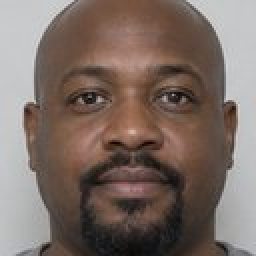
#> input picture benchmarks/synthetic_people/assets/gallery/18.jpg, 128 x 128 px, found by its file name (shown 2 times larger)
$ python contour_detect.py   (older library calls are emulated)
#> lines starting #> are read from the running program, lines starting #| are printed output that depends on the picture; after the words box and inside, x2 and y2 are one past the last pixel; in counts of white or black regions, pixels touching at a corner belong together
from __future__ import print_function
import cv2
import PIL.Image
import numpy as np
import scipy.stats
import sys
import itertools
from .line_intersection import *
np.set_printoptions(suppress=True, precision=2)

def scaleImageIfNeeded(img, max_width=1024, max_height=1024):
  """Scale image down to max_width / max_height keeping aspect ratio if needed. Do nothing otherwise."""
  # Input and Output is a numpy array
  img = PIL.Image.fromarray(img)
  img_width, img_height = img.size
  # print("Image size %dx%d" % (img_width, img_height))
  aspect_ratio = min(float(max_width)/img_width, float(max_height)/img_height)
  if aspect_ratio < 1.0:
    new_width, new_height = ((np.array(img.size) * aspect_ratio)).astype(int)
    # print(" Resizing to %dx%d" % (new_width, new_height))
    return np.array(img.resize((new_width,new_height)))
  return np.array(img)

def getAngle(a,b,c):
  # Get angle given 3 side lengths, in degrees
  k = (a*a+b*b-c*c) / (2*a*b)
  # Handle floating point errors
  if (k < -1):
    k=-1
  elif k > 1:
    k=1
  return np.arccos(k) * 180.0 / np.pi

# [86 lines left out: functions angleCloseDeg, getSegmentThetaRho, getTwoLineSegmentIntersection, chooseRandomGoodQuad, chooseRandomQuad, getSegmentTheta, not called in this run]

def is_square(cnt, eps=3.0, xratio_thresh = 0.5):
  # 4x2 array, rows are each point, columns are x and y
  center = cnt.sum(axis=0)/4

  # Side lengths of rectangular contour
  dd0 = np.sqrt(((cnt[0,:] - cnt[1,:])**2).sum())
  dd1 = np.sqrt(((cnt[1,:] - cnt[2,:])**2).sum())
  dd2 = np.sqrt(((cnt[2,:] - cnt[3,:])**2).sum())
  dd3 = np.sqrt(((cnt[3,:] - cnt[0,:])**2).sum())

  # diagonal ratio
  xa = np.sqrt(((cnt[0,:] - cnt[2,:])**2).sum())
  xb = np.sqrt(((cnt[1,:] - cnt[3,:])**2).sum())
  xratio = xa/xb if xa < xb else xb/xa

  # Check whether all points part of convex hull
  # ie. not this http://i.stack.imgur.com/I6yJY.png
  # all corner angles, angles are less than 180 deg, so not necessarily internal angles
  ta = getAngle(dd3, dd0, xb)
  tb = getAngle(dd0, dd1, xa)
  tc = getAngle(dd1, dd2, xb)
  td = getAngle(dd2, dd3, xa)
  angle_sum = np.round(ta+tb+tc+td)

  is_convex = angle_sum == 360

  angles = np.array([ta,tb,tc,td])
  good_angles = np.all((angles > 40) & (angles < 140))


  # side ratios
  dda = dd0 / dd1
  if dda < 1:
    dda = 1. / dda
  ddb = dd1 / dd2
  if ddb < 1:
    ddb = 1. / ddb
  ddc = dd2 / dd3
  if ddc < 1:
    ddc = 1. / ddc
  ddd = dd3 / dd0
  if ddd < 1:
    ddd = 1. / ddd
  side_ratios = np.array([dda,ddb,ddc,ddd])
  good_side_ratios = np.all(side_ratios < eps)

  # Return whether side ratios within certain ratio < epsilon
  return (
    # abs(1.0 - dda) < eps and
    # abs(1.0 - ddb) < eps and
    # xratio > xratio_thresh and
    # good_side_ratios and
    # is_convex and
    good_angles)

# [54 lines left out: functions minimum_distance2, getMinLineAngleDistance, getBestCorners, not called in this run]

def simplifyContours(contours):
  contours = list(contours)  # Ensure it's a list so we can modify it
  for i in range(len(contours)):
    # Approximate contour and update in place
    contours[i] = cv2.approxPolyDP(contours[i],0.04*cv2.arcLength(contours[i],True),True)
  return contours

def pruneContours(contours):
  new_contours = []
  for i in range(len(contours)):
    cnt = contours[i]
    # Only contours that fill an area of at least 8x8 pixels
    if cv2.contourArea(cnt) < 8*8:
      continue
    # Only rectangular contours allowed
    if len(cnt) != 4:
      continue

    if not is_square(cnt):
      continue

    new_contours.append(cnt)
  new_contours = np.array(new_contours)
  if len(new_contours) == 0:
    return new_contours, None

  norm_contours = new_contours[:,:,0,:] - new_contours[:,[0],0,:]
  median_contour = np.median(norm_contours, axis=0).astype(int)
  diff = np.sqrt(np.sum((norm_contours - median_contour)**2,axis=2))

  new_contours = new_contours[np.all(diff < 60, axis=1)]

  return np.array(new_contours), median_contour

# [10 lines left out: function getSquareSides, not called in this run]


from time import time
# [46 lines left out: functions calculateMask, getContourThetas, not called in this run]

def getEstimatedChessboardMask(img, edges, iters=10):
  # Morphological Gradient to get internal squares of canny edges.
  kernel = cv2.getStructuringElement(cv2.MORPH_ELLIPSE,(3,3))
  edges_gradient = cv2.morphologyEx(edges, cv2.MORPH_GRADIENT, kernel)

  contours, hierarchy = cv2.findContours(edges_gradient, cv2.RETR_CCOMP, cv2.CHAIN_APPROX_SIMPLE)
  # Approximate polygons of contours
  contours = simplifyContours(contours)

  if len(contours) == 0:
    return np.ones(img.shape[:2], dtype=float), None, None, None

  # Prune contours to rectangular ones
  contours, median_contour = pruneContours(contours)

  if len(contours) == 0 or median_contour is None:
    return np.ones(img.shape[:2], dtype=float), None, None, None

  thetas = getContourThetas(contours)

  top_two_angles = calculateKDE(thetas)

  mask = calculateMask(edges_gradient.shape, contours, iters)

  min_area_rect = getMinAreaRect(mask)

  return mask, top_two_angles, min_area_rect, median_contour


# [241 lines left out: functions calculateKDE, getHoughLines, getSegmentTheta, parseHoughLines, getMinLineAngleDistance, getMinLineAngleDistanceDeg and 6 more, not called in this run]


def main(filenames):
  for filename in filenames:
    img = cv2.imread(filename)
#> img is the input picture: shape (128, 128, 3); mean B, G, R 101.2, 108.6, 124.3
    img = scaleImageIfNeeded(img, 600, 480)

    # Edges
    edges = cv2.Canny(img, 100, 550)
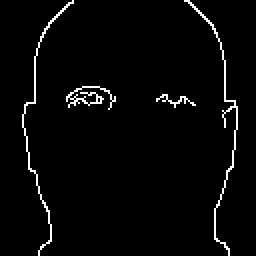
#> edges: shape (128, 128) (shown 2 times larger); 2.8% white in thin lines or dots, all inside (x1, y1, x2, y2) = (11, 0, 119, 128)
    mask, _, _, _ = getEstimatedChessboardMask(img, edges, iters=10)
#> in getEstimatedChessboardMask, `edges_gradient = cv2.morphologyEx(edges, cv2.MORPH_GRADIENT, kernel)`:
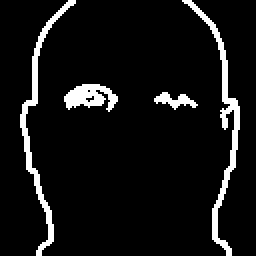
#> edges_gradient: shape (128, 128) (shown 2 times larger); 7.4% white; 4 white regions
#> in getEstimatedChessboardMask, `contours, hierarchy = cv2.findContours(edges_gradient, cv2.RETR_CCOMP,..`: contours = 6 contours, 2 with area under 20; largest, box (x1, y1, x2, y2) and area: (91, 0, 120, 128) 322, (10, 0, 38, 128) 292, (32, 42, 59, 56) 192, (77, 46, 99, 55) 68
#> the loop in simplifyContours, `for i in range(len(contours)):` made 6 passes
#> after the loop in simplifyContours, `for i in range(len(contours)):`: contours = 6 contours, 2 with area under 20; largest, box (x1, y1, x2, y2) and area: (32, 42, 59, 56) 158, (91, 0, 120, 128) 151, (10, 0, 38, 128) 127, (77, 46, 99, 55) 68
#> the loop in pruneContours, `for i in range(len(contours)):` made 6 passes
#> cnt on passes 3 to 4: [[46, 47], [47, 49], [44, 51], [42, 49]], [[43, 45], [44, 44], [45, 45], [44, 46]]
#> (cnt, center in is_square, dd0 in is_square, dd1 in is_square, dd2 in is_square, dd3 in is_square, xa in is_square, xb in is_square) on passes 5 to 6: ([[91, 0], [117, 55], [115, 127], [119, 53]], [[110.5, 58.75]], 60.84, 72.03, 74.11, 59.94, 129.2, 2.83), ([[37, 0], [10, 57], [18, 127], [12, 57]], [[19.25, 60.25]], 63.07, 70.46, 70.26, 62.24, 128.4, 2)
#> after the loop in pruneContours, `for i in range(len(contours)):`: new_contours = []
#> in pruneContours, `new_contours = np.array(new_contours)`: new_contours = empty array
#> mask: shape (128, 128) float64; every value is 1

    img_masked_full = cv2.bitwise_and(img,img,mask = (mask > 0.5).astype(np.uint8))
    img_masked = cv2.addWeighted(img,0.2,img_masked_full,0.8,0)
    edges_masked = cv2.bitwise_and(edges,edges,mask = (mask > 0.5).astype(np.uint8))

    cv2.imshow('img %s' % filename,img_masked)
    cv2.imshow('edges %s' % filename, edges_masked)
    cv2.imshow('mask %s' % filename, mask)


  cv2.waitKey(0)
  cv2.destroyAllWindows()

if __name__ == '__main__':
  if len(sys.argv) > 1:
    filenames = sys.argv[1:]
  else:
    # filenames = ['input/1.jpg']
    filenames = ['input2/18.jpg']
  print("Loading", filenames)
  main(filenames)

$ run again, with workspace/innate_agents/intro_memories/backrooms/1.jpg copied over benchmarks/synthetic_people/assets/gallery/18.jpg
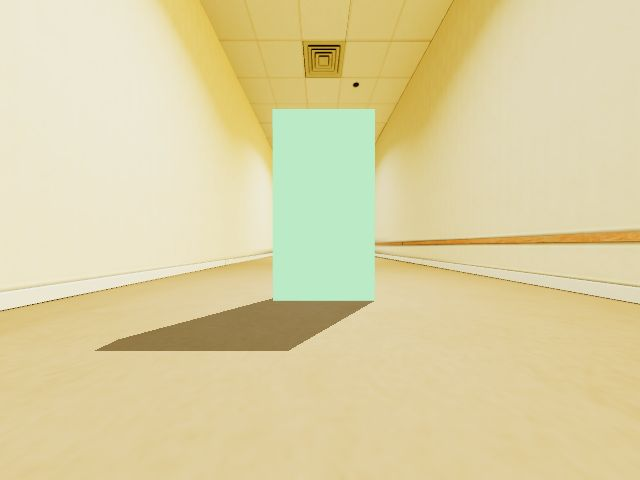
#> input picture workspace/innate_agents/intro_memories/backrooms/1.jpg, 640 x 480 px, found by its file name
#> in main, img is the input picture: shape (480, 640, 3); mean B, G, R 162.5, 209, 220.2
#> in main, `edges = cv2.Canny(img, 100, 550)`:
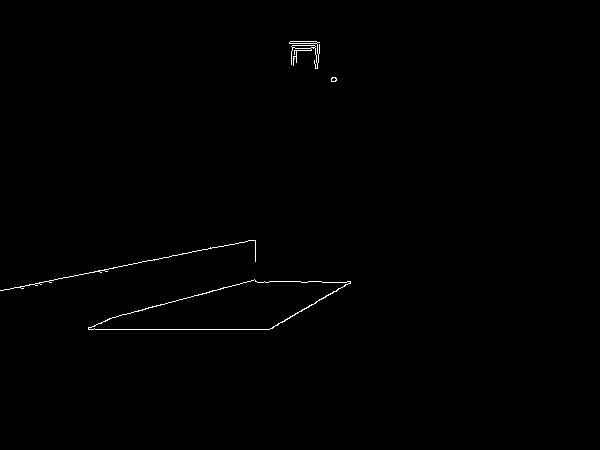
#> edges: shape (450, 600); 0.42% white in thin lines or dots, all inside (x1, y1, x2, y2) = (0, 41, 351, 330)
#> in getEstimatedChessboardMask, `edges_gradient = cv2.morphologyEx(edges, cv2.MORPH_GRADIENT, kernel)`:
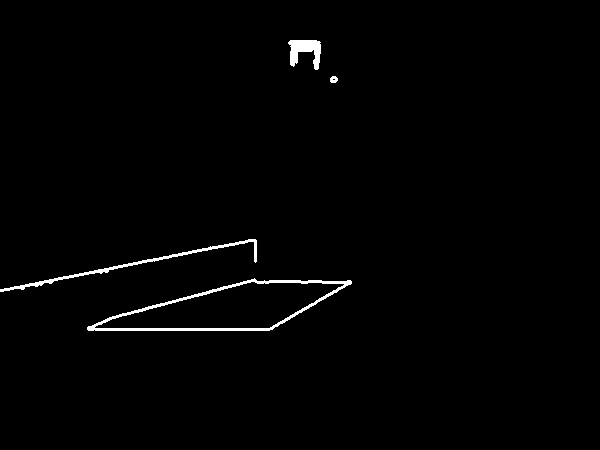
#> edges_gradient: shape (450, 600); 1.2% white; 4 white regions
#> in getEstimatedChessboardMask, `contours, hierarchy = cv2.findContours(edges_gradient, cv2.RETR_CCOMP,..`: contours = 6 contours, 1 with area under 20; largest, box (x1, y1, x2, y2) and area: (87, 278, 352, 331) 7710, (94, 281, 345, 329) 6594, (0, 239, 257, 292) 601, (288, 40, 321, 70) 498, (330, 76, 338, 83) 36
#> the loop in simplifyContours, `for i in range(len(contours)):` made 6 passes
#> after the loop in simplifyContours, `for i in range(len(contours)):`: contours = 6 contours, 2 with area under 20; largest, box (x1, y1, x2, y2) and area: (87, 281, 352, 331) 4500, (94, 284, 345, 329) 3888, (290, 40, 321, 70) 382, (330, 76, 338, 83) 34
#> the loop in pruneContours, `for i in range(len(contours)):` made 6 passes
#> cnt on passes 1 to 3: [[351, 281], [87, 329], [269, 330]], [[344, 284], [269, 328], [94, 327]], [[256, 240], [0, 291]]
#> after the loop in pruneContours, `for i in range(len(contours)):`: new_contours = []
#> in pruneContours, `new_contours = np.array(new_contours)`: new_contours = empty array
#> mask: shape (450, 600) float64; every value is 1

$ run again, with benchmarks/synthetic_people/assets/gallery/01.jpg copied over benchmarks/synthetic_people/assets/gallery/18.jpg
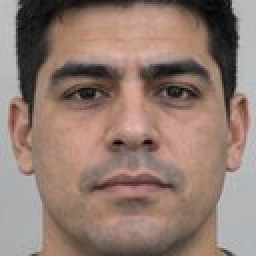
#> input picture benchmarks/synthetic_people/assets/gallery/01.jpg, 128 x 128 px, found by its file name (shown 2 times larger)
#> in main, img is the input picture: shape (128, 128, 3); mean B, G, R 112.7, 123.1, 145.6
#> in main, `edges = cv2.Canny(img, 100, 550)`:
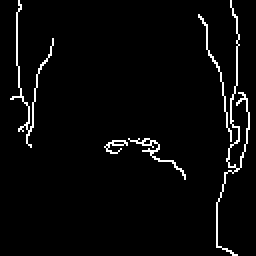
#> edges: shape (128, 128) (shown 2 times larger); 3.3% white in thin lines or dots
#> in getEstimatedChessboardMask, `edges_gradient = cv2.morphologyEx(edges, cv2.MORPH_GRADIENT, kernel)`:
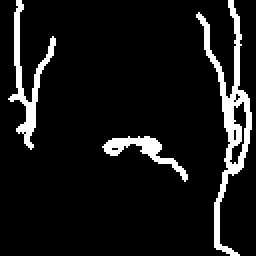
#> edges_gradient: shape (128, 128) (shown 2 times larger); 8.7% white; 3 white regions
#> in getEstimatedChessboardMask, `contours, hierarchy = cv2.findContours(edges_gradient, cv2.RETR_CCOMP,..`: contours = 9 contours, 5 with area under 20; largest, box (x1, y1, x2, y2) and area: (98, 0, 126, 128) 706, (4, 0, 28, 75) 284, (51, 68, 94, 91) 205, (114, 50, 124, 83) 136
#> the loop in simplifyContours, `for i in range(len(contours)):` made 9 passes
#> after the loop in simplifyContours, `for i in range(len(contours)):`: contours = 9 contours, 5 with area under 20; largest, box (x1, y1, x2, y2) and area: (98, 0, 120, 128) 644, (8, 0, 28, 75) 209, (115, 50, 123, 83) 105, (51, 69, 94, 90) 55
#> the loop in pruneContours, `for i in range(len(contours)):` made 9 passes
#> (cnt, center in is_square, dd0 in is_square, dd1 in is_square, dd2 in is_square, dd3 in is_square, xa in is_square, xb in is_square) on passes 3, 8: ([[114, 0], [114, 49], [98, 8], [119, 127]], [[111.2, 46]], 49, 44.01, 120.8, 127.1, 17.89, 78.16), ([[8, 0], [15, 74], [27, 19], [14, 51]], [[16, 36]], 74.33, 56.29, 34.54, 51.35, 26.87, 23.02)
#> after the loop in pruneContours, `for i in range(len(contours)):`: new_contours = []
#> in pruneContours, `new_contours = np.array(new_contours)`: new_contours = empty array
#> mask: shape (128, 128) float64; every value is 1

$ run again, with benchmarks/synthetic_people/assets/gallery/02.jpg copied over benchmarks/synthetic_people/assets/gallery/18.jpg
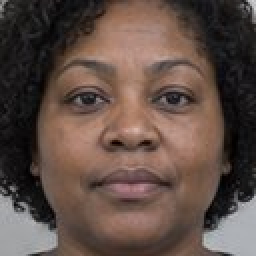
#> input picture benchmarks/synthetic_people/assets/gallery/02.jpg, 128 x 128 px, found by its file name (shown 2 times larger)
#> in main, img is the input picture: shape (128, 128, 3); mean B, G, R 70.4, 78.1, 96.4
#> in main, `edges = cv2.Canny(img, 100, 550)`:
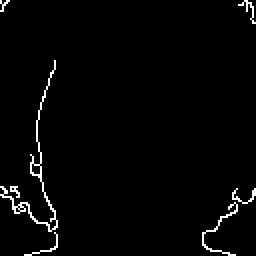
#> edges: shape (128, 128) (shown 2 times larger); 2.1% white in thin lines or dots
#> in getEstimatedChessboardMask, `edges_gradient = cv2.morphologyEx(edges, cv2.MORPH_GRADIENT, kernel)`:
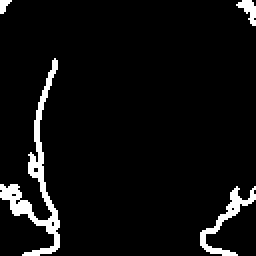
#> edges_gradient: shape (128, 128) (shown 2 times larger); 5.4% white; 4 white regions
#> in getEstimatedChessboardMask, `contours, hierarchy = cv2.findContours(edges_gradient, cv2.RETR_CCOMP,..`: contours = 9 contours, 6 with area under 20; largest, box (x1, y1, x2, y2) and area: (0, 29, 30, 128) 440, (100, 93, 128, 128) 158, (118, 0, 128, 13) 46
#> the loop in simplifyContours, `for i in range(len(contours)):` made 9 passes
#> after the loop in simplifyContours, `for i in range(len(contours)):`: contours = 9 contours, 6 with area under 20; largest, box (x1, y1, x2, y2) and area: (0, 29, 30, 128) 312, (100, 93, 128, 128) 200, (119, 1, 128, 13) 32
#> the loop in pruneContours, `for i in range(len(contours)):` made 9 passes
#> cnt on pass 2: [[115, 104], [116, 103], [117, 104], [116, 105]]
#> after the loop in pruneContours, `for i in range(len(contours)):`: new_contours = []
#> in pruneContours, `new_contours = np.array(new_contours)`: new_contours = empty array
#> mask: shape (128, 128) float64; every value is 1
